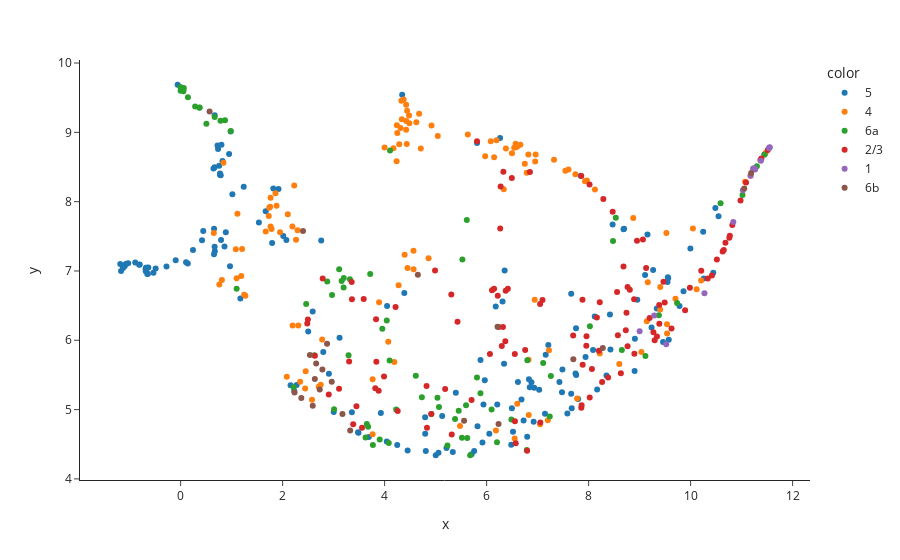

Notebook cell for this chart:
### Markdown cell above
The file ``CAJAL/data/cell_types_specimen_details.csv`` in the GitHub repository of CAJAL
contains metadata for each of the neurons in this example, including the layer, Cre line, etc.
Here we color the above UMAP representation by the cortical layer of each neuron:

### Code cell
import pandas

metadata = pandas.read_csv("CAJAL/data/cell_types_specimen_details.csv")
metadata.index = [str(m) for m in metadata["specimen__id"]]
metadata = metadata.loc[cells]

plotly.express.scatter(x=embedding[:,0], 
                       y=embedding[:,1], 
                       template="simple_white", 
                       hover_name=[m + ".swc" for m in cells],
                       color = metadata["structure__layer"])
